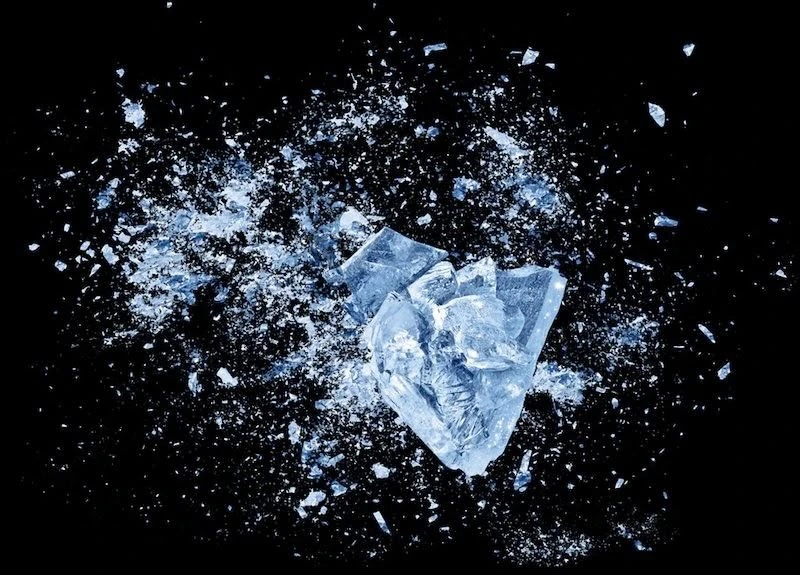
#> input picture reels/iceman-janice-stfu/assets/ice_shatter.jpg, 800 x 575 px, given in place of 5.webp, which was not available
$ python prep_v2.py ../assets ../assets/coat_bw.png
#> lines starting #> are read from the running program, lines starting #| are printed output that depends on the picture; after the words box and inside, x2 and y2 are one past the last pixel; in counts of white or black regions, pixels touching at a corner belong together; pictures that were not available may be replaced by others from this repository, and a replacement may not be noted
#> further down, cubes is the input picture: PIL image 800x575 RGB; mean R, G, B 32.9, 37.6, 44.7
"""v2 elements: ice-cube backdrops/texture, shatter overlay, player-card art."""
import sys

import numpy as np
from PIL import Image, ImageFilter

IMG, A = sys.argv[1], sys.argv[2]  # source images dir, assets dir
W, H = 1920, 1080
INK = np.array((10, 11, 15), np.float32)
DEEP = np.array((9, 26, 78), np.float32)
ICE = np.array((38, 104, 255), np.float32)
FROST = np.array((178, 226, 255), np.float32)
WHITE = np.array((255, 255, 255), np.float32)


def cover(im, w, h, fy=0.5):
#> called with w = 2208, h = 1242, fy = 0.45
    s = max(w / im.width, h / im.height)
#> s = 2.76
    im = im.resize((int(im.width * s + 0.5), int(im.height * s + 0.5)), Image.LANCZOS)
    y0 = int((im.height - h) * fy)
#> y0 = 155
    x0 = (im.width - w) // 2
#> x0 = 0
    return im.crop((x0, y0, x0 + w, y0 + h))


def gradmap(lum, stops):
    """lum 0..1 -> colour along stops [(pos, rgb), ...]"""
    out = np.zeros(lum.shape + (3,), np.float32)
    for (p0, c0), (p1, c1) in zip(stops[:-1], stops[1:]):
        m = (lum >= p0) & (lum <= p1)
        u = ((lum[m] - p0) / (p1 - p0))[:, None]
        out[m] = c0 * (1 - u) + c1 * u
    return out


def lum_of(im):
    a = np.asarray(im.convert("RGB")).astype(np.float32) / 255
    return a @ np.array([0.299, 0.587, 0.114], np.float32)
#> returned value: shape (1242, 2208) float32


cubes = Image.open(f"{IMG}/5.webp").convert("RGB")
big = cover(cubes, int(W * 1.15), int(H * 1.15), 0.45)
L = lum_of(big)
Lc = np.clip((L - 0.12) / 0.8, 0, 1)
# bright ice texture for letter fills
tex = gradmap(Lc ** 0.9, [(0, DEEP), (0.35, ICE), (0.75, FROST), (1.0, WHITE)])
#> the loop in gradmap, `for (p0, c0), (p1, c1) in zip(stops[:-1], stops[1:]):` made 3 passes
#> pass 1, in gradmap, `m = (lum >= p0) & (lum <= p1)`:
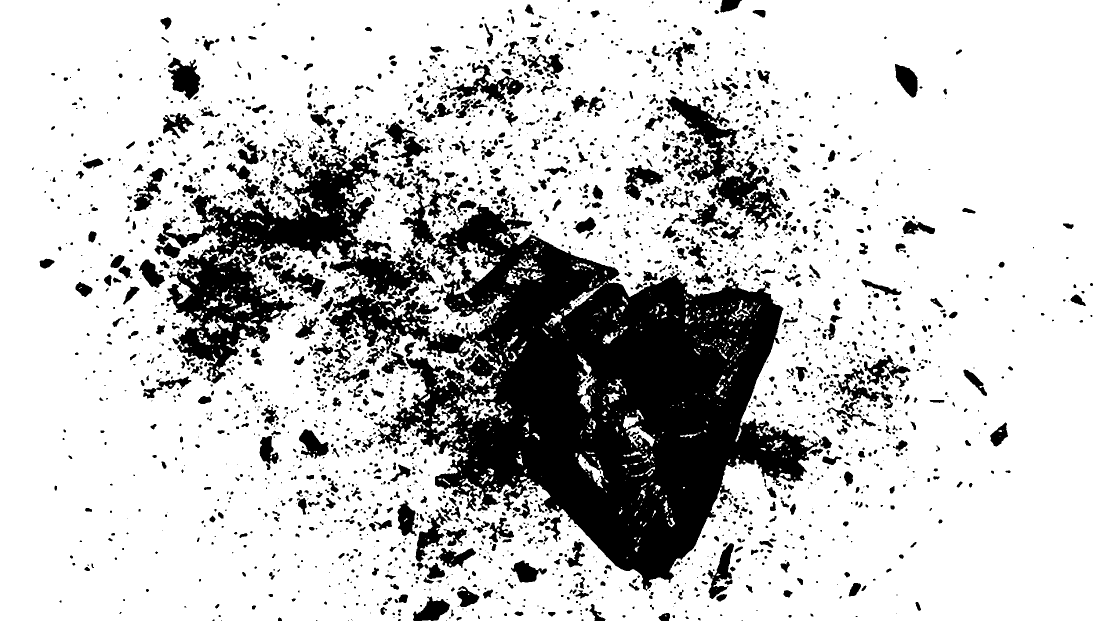
#> m: shape (1242, 2208) bool (shown at 1/2 size); 77.9% white; 2789 black regions (1363 under 20 px), largest, box (x1, y1, x2, y2) and area: (325, 307, 1637, 1182) 400198, (1331, 193, 1564, 463) 16221, (800, 357, 918, 497) 4367
#> after the loop in gradmap, `for (p0, c0), (p1, c1) in zip(stops[:-1], stops[1:]):`:
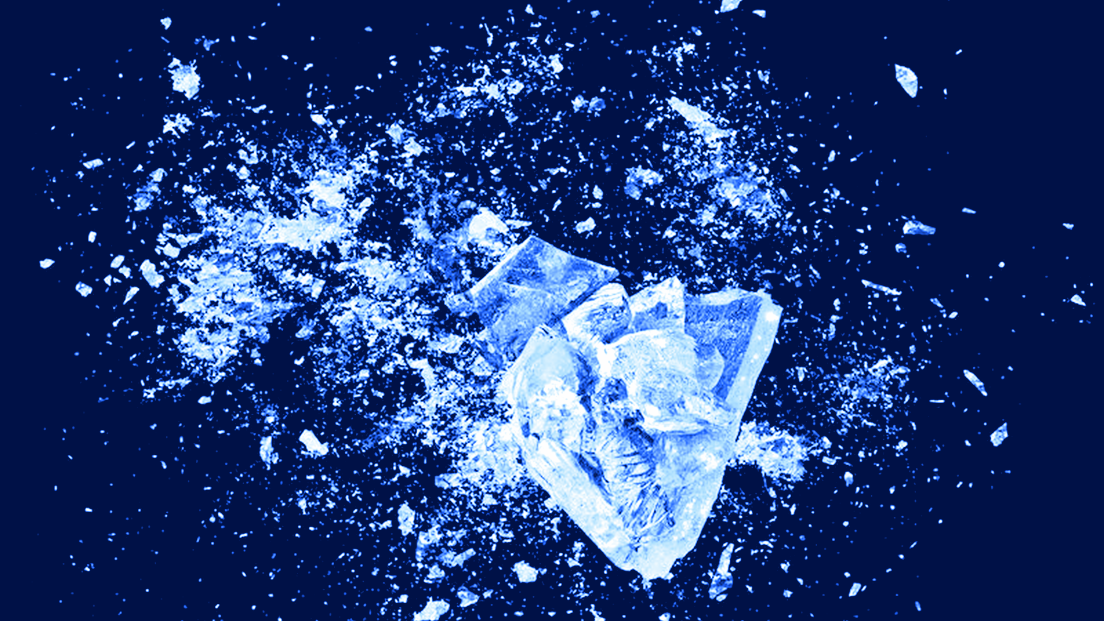
#> out: shape (1242, 2208, 3) float32 (shown at 1/2 size); mean of channels 0, 1, 2 42.7, 68.8, 123.4; drawn with min black and max white
Image.fromarray(tex.astype(np.uint8)).crop((0, 0, W, H)).save(f"{A}/ice_tex.jpg", quality=93)
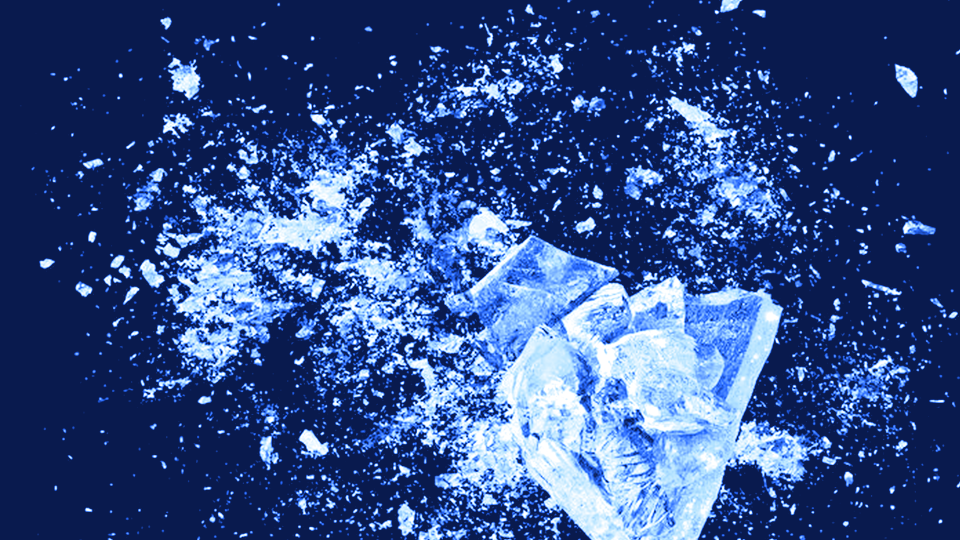
#> saved as ice_tex.jpg: PIL image 1920x1080 RGB (shown at 1/2 size); mean R, G, B 51.1, 77.8, 136.3
# mid-dark scene backdrop (white puffer must pop on it)
bg = gradmap(Lc ** 1.25, [(0, INK), (0.45, DEEP), (0.85, ICE * 0.85), (1.0, FROST)])
Image.fromarray(bg.astype(np.uint8)).save(f"{A}/ice_bg.jpg", quality=93)
# very dark, defocused hook backdrop (UI cards sit on it)
hook = Image.fromarray((gradmap(Lc ** 1.4, [(0, INK), (0.6, DEEP), (1.0, ICE * 0.7)])).astype(np.uint8))
#> after the loop in gradmap (call 3), `for (p0, c0), (p1, c1) in zip(stops[:-1], stops[1:]):`:
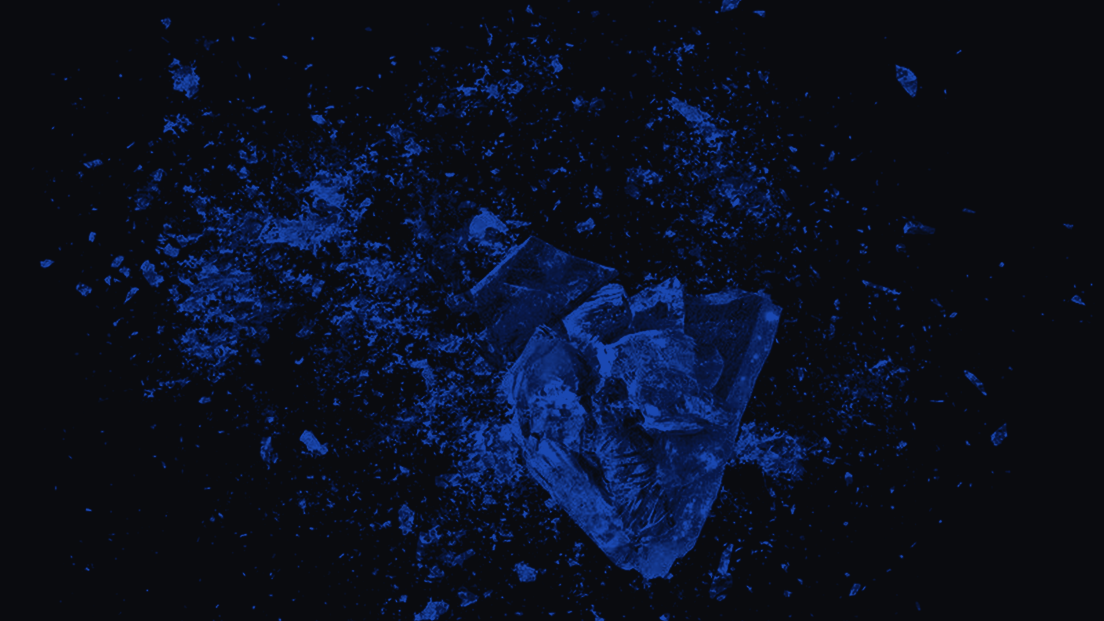
#> out: shape (1242, 2208, 3) float32 (shown at 1/2 size); mean of channels 0, 1, 2 10.7, 16.7, 32.8; drawn as R, G, B
hook.filter(ImageFilter.GaussianBlur(9)).save(f"{A}/ice_hook.jpg", quality=93)

# shatter overlay: keep as-is (bright shards on black, used with screen blend)
Image.open(f"{IMG}/6.webp").convert("RGB").save(f"{A}/ice_shatter.jpg", quality=95)
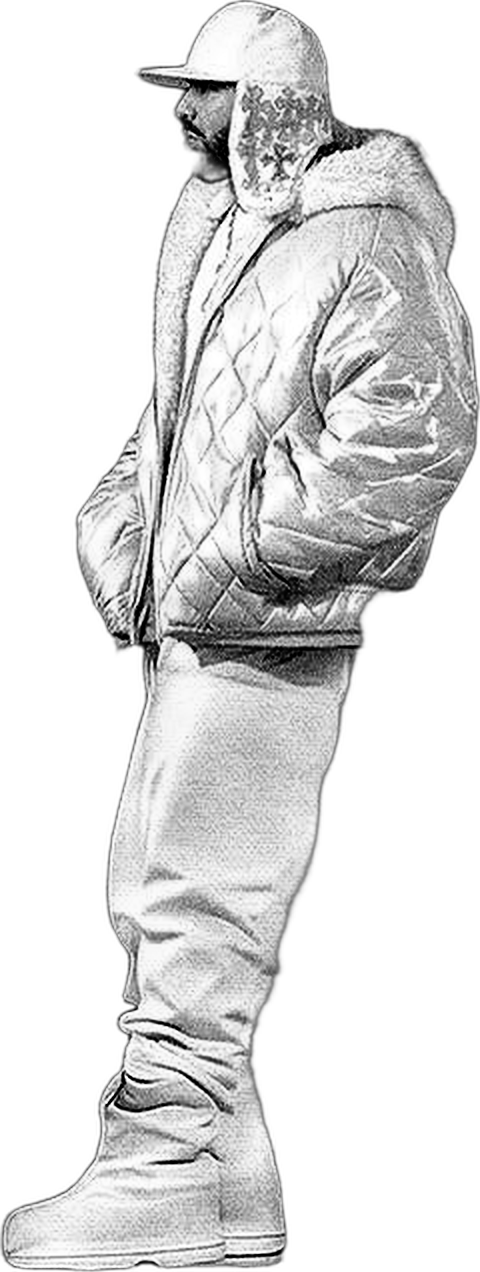
#> input picture reels/iceman-janice-stfu/assets/coat_bw.png, 480 x 1272 px, given in place of 6.webp, which was not available
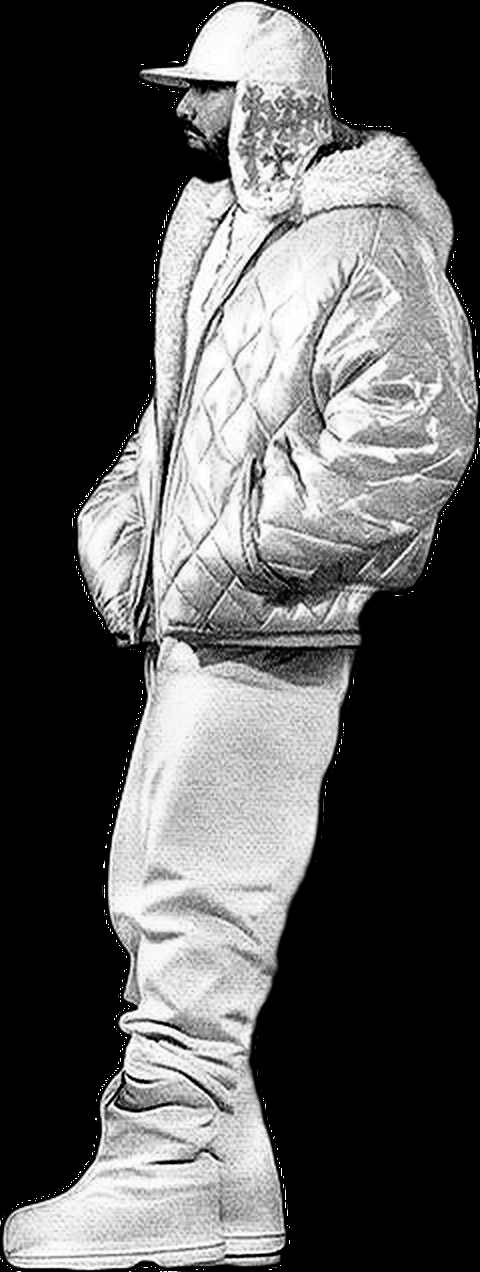
#> saved as ice_shatter.jpg: PIL image 480x1272 RGB; min 0, max 255, mean 89.7

# album-style art for the player card: colour glove crop
g = Image.open(f"{A}/1.jpg").convert("RGB")
g.crop((150, 400, 850, 1100)).resize((500, 500), Image.LANCZOS).save(f"{A}/art_glove.jpg", quality=93)
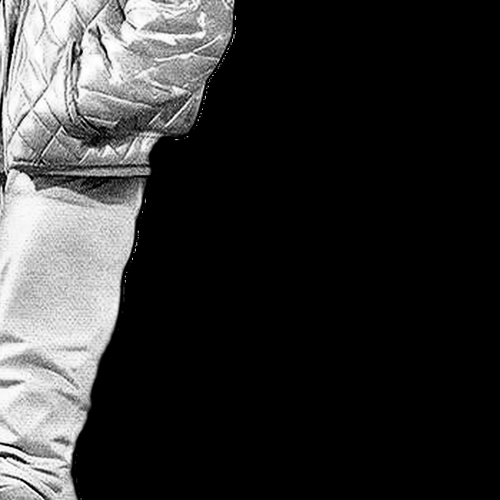
#> saved as art_glove.jpg: PIL image 500x500 RGB; min 0, max 255, mean 50.7
print("ok")
